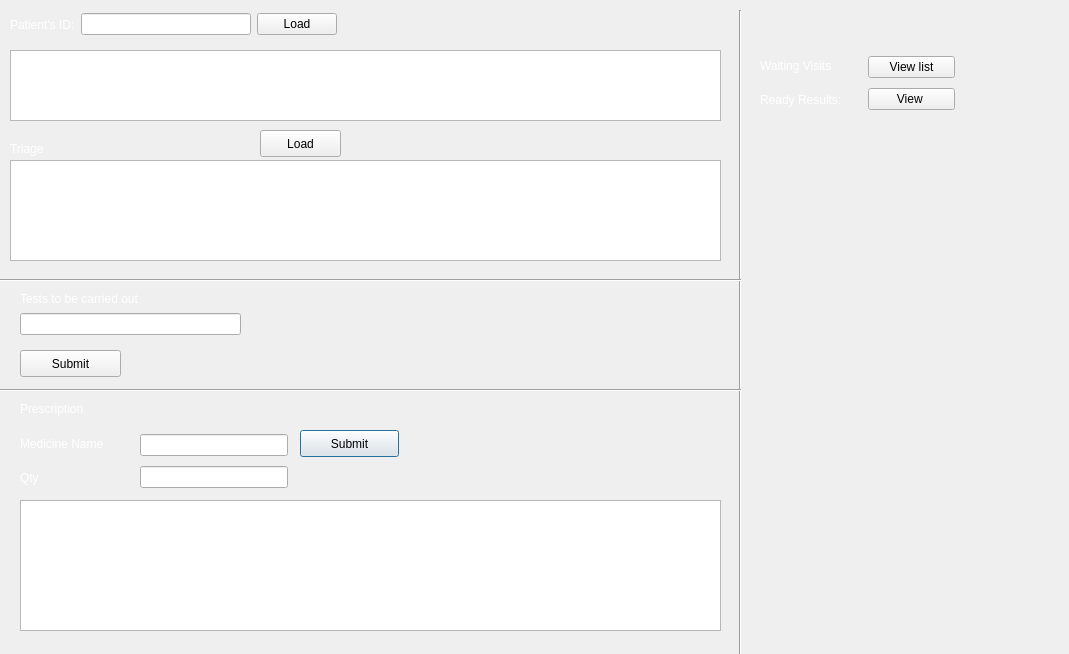
<?xml version="1.0" encoding="UTF-8"?>
<ui version="4.0">
 <class>Doctor</class>
 <widget class="QDialog" name="Doctor">
  <property name="geometry">
   <rect>
    <x>0</x>
    <y>0</y>
    <width>1069</width>
    <height>654</height>
   </rect>
  </property>
  <property name="windowTitle">
   <string>Doctor</string>
  </property>
  <widget class="Line" name="line_2">
   <property name="geometry">
    <rect>
     <x>730</x>
     <y>10</y>
     <width>20</width>
     <height>651</height>
    </rect>
   </property>
   <property name="orientation">
    <enum>Qt::Vertical</enum>
   </property>
  </widget>
  <widget class="QLabel" name="label_23">
   <property name="geometry">
    <rect>
     <x>20</x>
     <y>290</y>
     <width>161</width>
     <height>17</height>
    </rect>
   </property>
   <property name="styleSheet">
    <string notr="true">color: rgb(255, 255, 255)</string>
   </property>
   <property name="text">
    <string>Tests to be carried out</string>
   </property>
  </widget>
  <widget class="QLabel" name="label_24">
   <property name="geometry">
    <rect>
     <x>20</x>
     <y>400</y>
     <width>91</width>
     <height>17</height>
    </rect>
   </property>
   <property name="styleSheet">
    <string notr="true">color: rgb(255, 255, 255)</string>
   </property>
   <property name="text">
    <string>Prescription</string>
   </property>
  </widget>
  <widget class="QTableView" name="tableView">
   <property name="geometry">
    <rect>
     <x>20</x>
     <y>500</y>
     <width>701</width>
     <height>131</height>
    </rect>
   </property>
  </widget>
  <widget class="QPushButton" name="pushButton">
   <property name="geometry">
    <rect>
     <x>300</x>
     <y>430</y>
     <width>99</width>
     <height>27</height>
    </rect>
   </property>
   <property name="text">
    <string>Submit</string>
   </property>
  </widget>
  <widget class="QPushButton" name="pushButton_2">
   <property name="geometry">
    <rect>
     <x>20</x>
     <y>350</y>
     <width>101</width>
     <height>27</height>
    </rect>
   </property>
   <property name="text">
    <string>Submit</string>
   </property>
  </widget>
  <widget class="QWidget" name="layoutWidget">
   <property name="geometry">
    <rect>
     <x>140</x>
     <y>430</y>
     <width>148</width>
     <height>62</height>
    </rect>
   </property>
   <layout class="QVBoxLayout" name="verticalLayout_7">
    <item>
     <widget class="QLineEdit" name="txt_mn"/>
    </item>
    <item>
     <widget class="QLineEdit" name="txt_qty"/>
    </item>
   </layout>
  </widget>
  <widget class="QWidget" name="layoutWidget">
   <property name="geometry">
    <rect>
     <x>20</x>
     <y>430</y>
     <width>108</width>
     <height>61</height>
    </rect>
   </property>
   <layout class="QVBoxLayout" name="verticalLayout_8">
    <item>
     <widget class="QLabel" name="label_25">
      <property name="styleSheet">
       <string notr="true">color: rgb(255, 255, 255)</string>
      </property>
      <property name="text">
       <string>Medicine Name</string>
      </property>
     </widget>
    </item>
    <item>
     <widget class="QLabel" name="label_26">
      <property name="styleSheet">
       <string notr="true">color: rgb(255, 255, 255)</string>
      </property>
      <property name="text">
       <string>Qty</string>
      </property>
     </widget>
    </item>
   </layout>
  </widget>
  <widget class="QWidget" name="layoutWidget">
   <property name="geometry">
    <rect>
     <x>20</x>
     <y>310</y>
     <width>221</width>
     <height>29</height>
    </rect>
   </property>
   <layout class="QHBoxLayout" name="horizontalLayout">
    <item>
     <widget class="QLineEdit" name="txt_test1"/>
    </item>
   </layout>
  </widget>
  <widget class="QTableView" name="tableView_patient">
   <property name="geometry">
    <rect>
     <x>10</x>
     <y>50</y>
     <width>711</width>
     <height>71</height>
    </rect>
   </property>
  </widget>
  <widget class="QTableView" name="tableView_triage">
   <property name="geometry">
    <rect>
     <x>10</x>
     <y>160</y>
     <width>711</width>
     <height>101</height>
    </rect>
   </property>
  </widget>
  <widget class="QLabel" name="label">
   <property name="geometry">
    <rect>
     <x>10</x>
     <y>140</y>
     <width>67</width>
     <height>17</height>
    </rect>
   </property>
   <property name="styleSheet">
    <string notr="true">color: rgb(255, 255, 255)</string>
   </property>
   <property name="text">
    <string>Triage</string>
   </property>
  </widget>
  <widget class="Line" name="line">
   <property name="geometry">
    <rect>
     <x>-10</x>
     <y>270</y>
     <width>751</width>
     <height>20</height>
    </rect>
   </property>
   <property name="orientation">
    <enum>Qt::Horizontal</enum>
   </property>
  </widget>
  <widget class="Line" name="line_3">
   <property name="geometry">
    <rect>
     <x>0</x>
     <y>380</y>
     <width>741</width>
     <height>20</height>
    </rect>
   </property>
   <property name="orientation">
    <enum>Qt::Horizontal</enum>
   </property>
  </widget>
  <widget class="QPushButton" name="pushButton_3">
   <property name="geometry">
    <rect>
     <x>260</x>
     <y>130</y>
     <width>81</width>
     <height>27</height>
    </rect>
   </property>
   <property name="text">
    <string>Load</string>
   </property>
  </widget>
  <widget class="QWidget" name="">
   <property name="geometry">
    <rect>
     <x>10</x>
     <y>10</y>
     <width>327</width>
     <height>29</height>
    </rect>
   </property>
   <layout class="QHBoxLayout" name="horizontalLayout_2">
    <item>
     <widget class="QLabel" name="label_3">
      <property name="styleSheet">
       <string notr="true">color: rgb(255, 255, 255)</string>
      </property>
      <property name="text">
       <string>Patient's ID:</string>
      </property>
     </widget>
    </item>
    <item>
     <widget class="QLineEdit" name="txt_id"/>
    </item>
    <item>
     <widget class="QPushButton" name="pushButton_7">
      <property name="text">
       <string>Load</string>
      </property>
     </widget>
    </item>
   </layout>
  </widget>
  <widget class="QWidget" name="">
   <property name="geometry">
    <rect>
     <x>868</x>
     <y>52</y>
     <width>87</width>
     <height>62</height>
    </rect>
   </property>
   <layout class="QVBoxLayout" name="verticalLayout">
    <item>
     <widget class="QPushButton" name="pushButton_8">
      <property name="text">
       <string>View list</string>
      </property>
     </widget>
    </item>
    <item>
     <widget class="QPushButton" name="pushButton_10">
      <property name="text">
       <string>View </string>
      </property>
     </widget>
    </item>
   </layout>
  </widget>
  <widget class="QWidget" name="">
   <property name="geometry">
    <rect>
     <x>760</x>
     <y>52</y>
     <width>101</width>
     <height>61</height>
    </rect>
   </property>
   <layout class="QVBoxLayout" name="verticalLayout_2">
    <item>
     <widget class="QLabel" name="label_17">
      <property name="styleSheet">
       <string notr="true">color: rgb(255, 255, 255)</string>
      </property>
      <property name="text">
       <string>Waiting Visits</string>
      </property>
     </widget>
    </item>
    <item>
     <widget class="QLabel" name="label_18">
      <property name="styleSheet">
       <string notr="true">color: rgb(255, 255, 255)</string>
      </property>
      <property name="text">
       <string>Ready Results:</string>
      </property>
     </widget>
    </item>
   </layout>
  </widget>
  <zorder>pushButton_2</zorder>
  <zorder>line_2</zorder>
  <zorder>layoutWidget</zorder>
  <zorder>layoutWidget</zorder>
  <zorder>layoutWidget</zorder>
  <zorder>layoutWidget</zorder>
  <zorder>label_23</zorder>
  <zorder>label_24</zorder>
  <zorder>tableView</zorder>
  <zorder>pushButton</zorder>
  <zorder>layoutWidget</zorder>
  <zorder>layoutWidget</zorder>
  <zorder>layoutWidget</zorder>
  <zorder>txt_id</zorder>
  <zorder>label_3</zorder>
  <zorder>tableView_patient</zorder>
  <zorder>tableView_triage</zorder>
  <zorder>label</zorder>
  <zorder>line</zorder>
  <zorder>line_3</zorder>
  <zorder>pushButton_3</zorder>
 </widget>
 <resources/>
 <connections/>
</ui>
